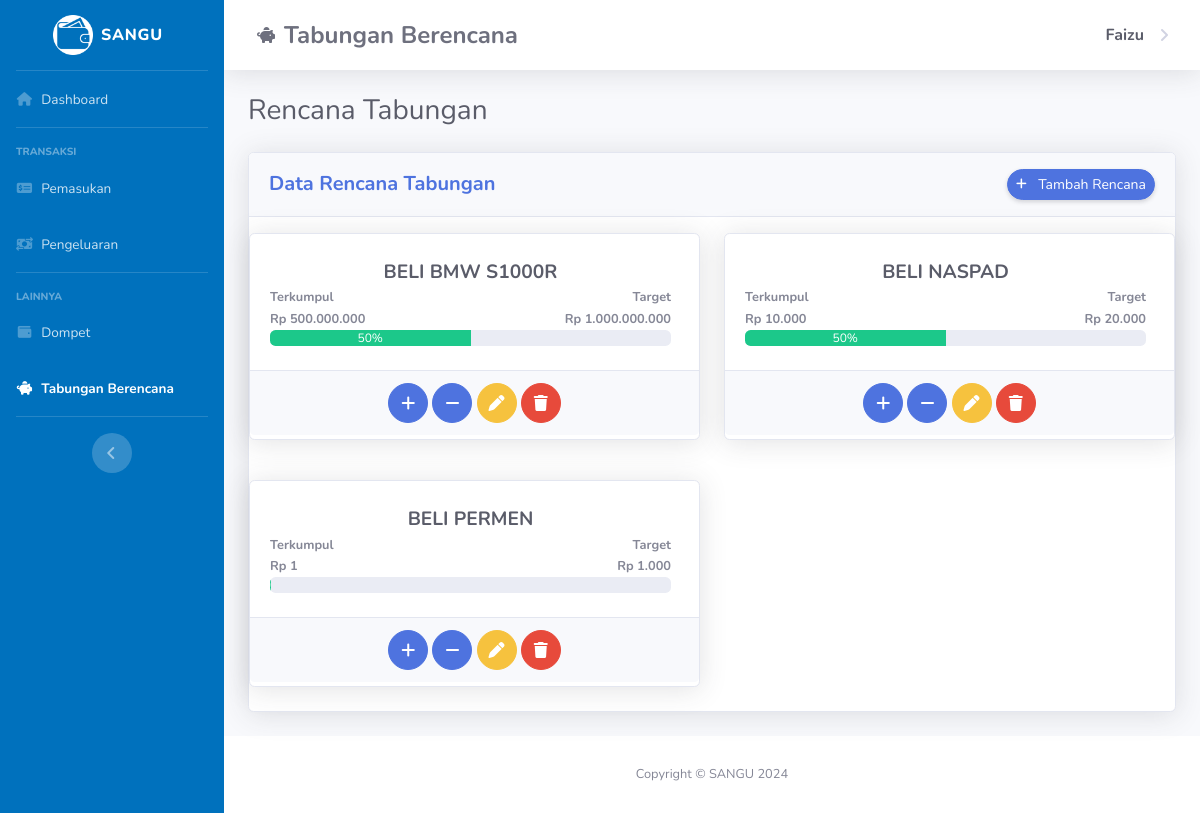
The page /tabunganberencana-page.php (signed in) on the database its author committed.
### tables this page shows
CREATE TABLE `rencana` (
  `id_rencana` int(12) NOT NULL,
  `rencana` varchar(255) DEFAULT NULL,
  `target` int(11) DEFAULT NULL,
  `tertabung` int(11) DEFAULT NULL,
  `id_pengguna` int(11) DEFAULT NULL
);

### tabunganberencana-page.php (the view, shortened to what this page needs)
<?php
    include "ExeFiles/koneksi.php";
    $id_pengguna = $_SESSION['id_pengguna'];
    $query_table = mysqli_query($mysqli, "SELECT * FROM `rencana` WHERE id_pengguna = '$id_pengguna'");
    function rupiahFormat($number) {
        return 'Rp ' . number_format($number, 0, ',', '.');
    }
?>
<!DOCTYPE html>
<html lang="en">
<head>
    <link rel="stylesheet" href="https://cdnjs.cloudflare.com/ajax/libs/font-awesome/6.5.2/css/all.min.css" />
    <link href="Assets/css/sb-admin-2.min.css" rel="stylesheet">
    <link href="Assets/css/dataTables.bootstrap4.min.css" rel="stylesheet">
    <link href="Assets/css/styles.css" rel="stylesheet">
</head>
<body id="page-top">
    <div id="wrapper">
        <ul class="navbar-nav bg-custome sidebar sidebar-dark accordion" id="accordionSidebar">
            <a class="sidebar-brand d-flex align-items-center justify-content-center" href="dashboard.php">
                <div class="sidebar-brand-icon">
                    <img src="Assets/img/BrandIcon.ico" alt="Brand Icon" width="40px">
                </div>
                <div class="sidebar-brand-text mx-2">SANGU</div>
            </a>
            <hr class="sidebar-divider my-0">
            <li class="nav-item">
                <a class="nav-link" href="dashboard.php">
                    <i class="fa-solid fa-fw fa-house"></i>
                    <span>Dashboard</span>
                </a>
            </li>
            <hr class="sidebar-divider">
            <div class="sidebar-heading">
                Transaksi
            </div>
            <li class="nav-item">
                <a class="nav-link" href="pemasukan-page.php">
                    <i class="fa-solid fa-fw fa-money-check-dollar"></i>
                    <span>Pemasukan</span>
                </a>
            </li>
            <li class="nav-item">
                <a class="nav-link" href="pengeluaran-page.php">
                    <i class="fa-solid fa-fw fa-money-bill-transfer"></i>
                    <span>Pengeluaran</span>
                </a>
            </li>
            <hr class="sidebar-divider">
            <div class="sidebar-heading">
                Lainnya
            </div>
            <li class="nav-item ">
                <a class="nav-link" href="dompet-page.php">
                    <i class="fa-solid fa-fw fa-wallet"></i>
                    <span>Dompet</span>
                </a>
            </li>
            <li class="nav-item active">
                <a class="nav-link" href="tabunganberencana-page.php">
                    <i class="fa-solid fa-fw fa-piggy-bank"></i>
                    <span>Tabungan Berencana</span>
                </a>
            </li>
            <hr class="sidebar-divider d-none d-md-block">
            <div class="text-center d-none d-md-inline">
                <button class="rounded-circle border-0" id="sidebarToggle"></button>
            </div>
        </ul>
        <div id="content-wrapper" class="d-flex flex-column">
            <div id="content">
                <nav class="navbar navbar-expand navbar-light bg-white topbar mb-4 static-top shadow">
                    <a class="nav-link d-flex align-items-center" href="tabunganberencana-page.php">
                        <i class="fa-solid fa-fw fa-piggy-bank mr-2" style="color: #6e707e"></i>
                        <h4 class="h4 mb-0 text-gray-700 font-weight-bold">Tabungan Berencana</h4>
                    </a>
                    <ul class="navbar-nav ml-auto">
                        <li class="nav-item dropdown">
                            <a class="nav-link dropdown-toggle" href="#" id="userDropdown" role="button" data-toggle="dropdown" aria-haspopup="true" aria-expanded="false">
                                <span class="mr-2 d-none d-lg-inline text-dark font-weight-bold">
                                    <?= $_SESSION['username']; ?>
                                </span>
                            </a>
                        </li>
                    </ul>
                </nav>
                <div class="container-fluid">
                    <h3 class="h3 mb-4 text-gray-800">Rencana Tabungan</h3>
                    <div class="card shadow mb-4">
                        <div class="card-header py-3">
                            <div class="d-sm-flex align-items-center justify-content-between">
                                <h5 class="m-0 font-weight-bold text-primary">
                                    Data Rencana Tabungan
                                </h5>
                                <a class="d-none d-sm-inline-block btn btn-sm btn-primary rounded-pill shadow-sm" href="tambah-rencana.php">
                                    Tambah Rencana
                                </a>
                            </div>
                            </div>
                            <div class="row">
                                <?php while($result = mysqli_fetch_assoc($query_table)) {?>
                                <?php
                                $hitung_progress = $result['tertabung']/$result['target'];
                                $progress_persen = $hitung_progress * 100;
                                $modal_id_plus = 'plusModal' . $result['id_rencana'];
                                $modal_id_minus = 'minusModal' . $result['id_rencana'];
                                ?>
                                <div class="col-md-6 col-12 mb-4 mt-3">
                                    <div class="card shadow py-1">
                                        <div class="card-body">
                                            <div class="row no-gutters align-items-center">
                                                <div class="col mr-2">
                                                    <div class="text-lg text-center font-weight-bold text-dark text-uppercase mb-1"><?=$result['rencana'];?></div>
                                                    <div class="row no-gutters align-items-center">
                                                        <div class="col-6">
                                                            <h4 class="small font-weight-bold mb-0">Terkumpul</h4>
                                                            <span class="small font-weight-bold"><?=rupiahFormat($result['tertabung']);?></span>
                                                        </div>
                                                        <div class="col-6 text-right">
                                                            <h4 class="small font-weight-bold mb-0">Target</h4>
                                                            <span class="small font-weight-bold"><?=rupiahFormat($result['target']);?></span>
                                                        </div>
                                                    </div>
                                                    <div class="progress mb-1">
                                                        <div class="progress-bar bg-success" role="progressbar" style="width: <?=$progress_persen?>%" aria-valuenow="20" aria-valuemin="0" aria-valuemax="100"><?= $progress_persen ?>%</div>
                                                    </div>
                                                </div>
                                            </div>
                                        </div>
                                        <div class="card-footer">
                                            <div class="col text-center">
                                                <a href="#" class="btn btn-primary btn-circle" data-toggle="modal" data-target="#<?=$modal_id_plus;?>"><i class="fa-solid fa-plus"></i></a>
                                                <a href="#" class="btn btn-primary btn-circle" data-toggle="modal" data-target="#<?=$modal_id_minus;?>"><i class="fa-solid fa-minus"></i></a>
                                                <a href="edit-rencana.php?update=<?=$result['id_rencana']?>" class="btn btn-warning btn-circle"><i class="fas fa-fw fa-pen"></i></a>
                                                <a href="#" class="btn btn-danger btn-circle" data-toggle="modal" data-target="#hapusRencana<?=$result['id_rencana']?>"><i class="fas fa-fw fa-trash"></i></a>
                                            </div>
                                        </div>
                                    </div>
                                </div>
                                <?php }?>
                            </div>
                    </div>
                </div>
            </div>
            <footer class="sticky-footer bg-white">
                <div class="container my-auto">
                    <div class="copyright text-center my-auto">
                        <span>Copyright &copy; SANGU 2024</span>
                    </div>
                </div>
            </footer>
        </div>
    </div>
</body>
</html>

### Assets/css/styles.css (style rules this page uses)
.bg-custome { background-color: #0071bd !important; }

### rows shown on the page
rencana: rencana "BELI BMW S1000R", tertabung "Rp 500.000.000", target "Rp 1.000.000.000", progress_persen "50"
rencana: rencana "BELI NASPAD", tertabung "Rp 10.000", target "Rp 20.000", progress_persen "50"
rencana: rencana "BELI PERMEN", tertabung "Rp 1", target "Rp 1.000"

### other values the page prints
$_SESSION['username'] "Faizu"
